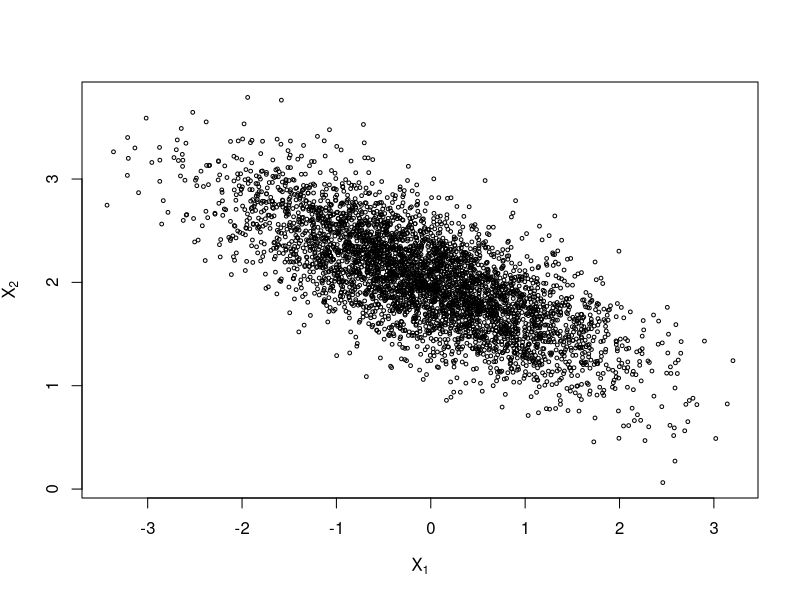

The R source for this figure:
# Example 9.7
N <- 5000
burn <- 1000
X <- matrix(0, N, 2)

rho <- -.75
mu1 <- 0
mu2 <- 2
sigma1 <- 1
sigma2 <- .5
s1 <- sqrt(1 - rho^2) * sigma1
s2 <- sqrt(1 - rho^2) * sigma2

###### generate the chain #####
X[1, ] <- c(mu1, mu2) #initialize
for (i in 2:N) {
    x2 <- X[i - 1, 2]
    # correlation
    m1 <- mu1 + rho * (x2 - mu2) * sigma1 / sigma2
    X[i, 1] <- rnorm(1, m1, s1)

    x1 <- X[i, 1]
    m2 <- mu2 + rho * (x1 - mu1) * sigma2 / sigma1
    X[i, 2] <- rnorm(1, m2, s2)
}
b <- burn + 1
x <- X[b:N, ]
print(colMeans(x))
print(cov(x))
print(cor(x))

plot(x, main = "", cex = .5, xlab = bquote(X[1]),
 ylab = bquote(X[2]), ylim = range(x[, 2]))